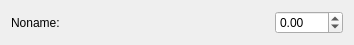
<?xml version="1.0" encoding="UTF-8"?>
<ui version="4.0">
 <class>Frame</class>
 <widget class="QFrame" name="Frame">
  <property name="geometry">
   <rect>
    <x>0</x>
    <y>0</y>
    <width>354</width>
    <height>31</height>
   </rect>
  </property>
  <property name="windowTitle">
   <string>JointControl</string>
  </property>
  <property name="frameShape">
   <enum>QFrame::NoFrame</enum>
  </property>
  <property name="frameShadow">
   <enum>QFrame::Plain</enum>
  </property>
  <layout class="QHBoxLayout" name="horizontalLayout">
   <item>
    <widget class="QLabel" name="labelJointName">
     <property name="sizePolicy">
      <sizepolicy hsizetype="Expanding" vsizetype="Preferred">
       <horstretch>0</horstretch>
       <verstretch>0</verstretch>
      </sizepolicy>
     </property>
     <property name="text">
      <string>Noname:</string>
     </property>
    </widget>
   </item>
   <item>
    <widget class="QLineEdit" name="lineEditCurrentValue">
     <property name="enabled">
      <bool>false</bool>
     </property>
     <property name="sizePolicy">
      <sizepolicy hsizetype="Minimum" vsizetype="Fixed">
       <horstretch>0</horstretch>
       <verstretch>0</verstretch>
      </sizepolicy>
     </property>
     <property name="frame">
      <bool>false</bool>
     </property>
     <property name="alignment">
      <set>Qt::AlignCenter</set>
     </property>
     <property name="readOnly">
      <bool>true</bool>
     </property>
    </widget>
   </item>
   <item>
    <widget class="QDoubleSpinBox" name="doubleSpinBoxNewValue">
     <property name="minimum">
      <double>-999.990000000000009</double>
     </property>
     <property name="maximum">
      <double>999.990000000000009</double>
     </property>
     <property name="singleStep">
      <double>0.100000000000000</double>
     </property>
    </widget>
   </item>
  </layout>
 </widget>
 <resources/>
 <connections/>
</ui>
